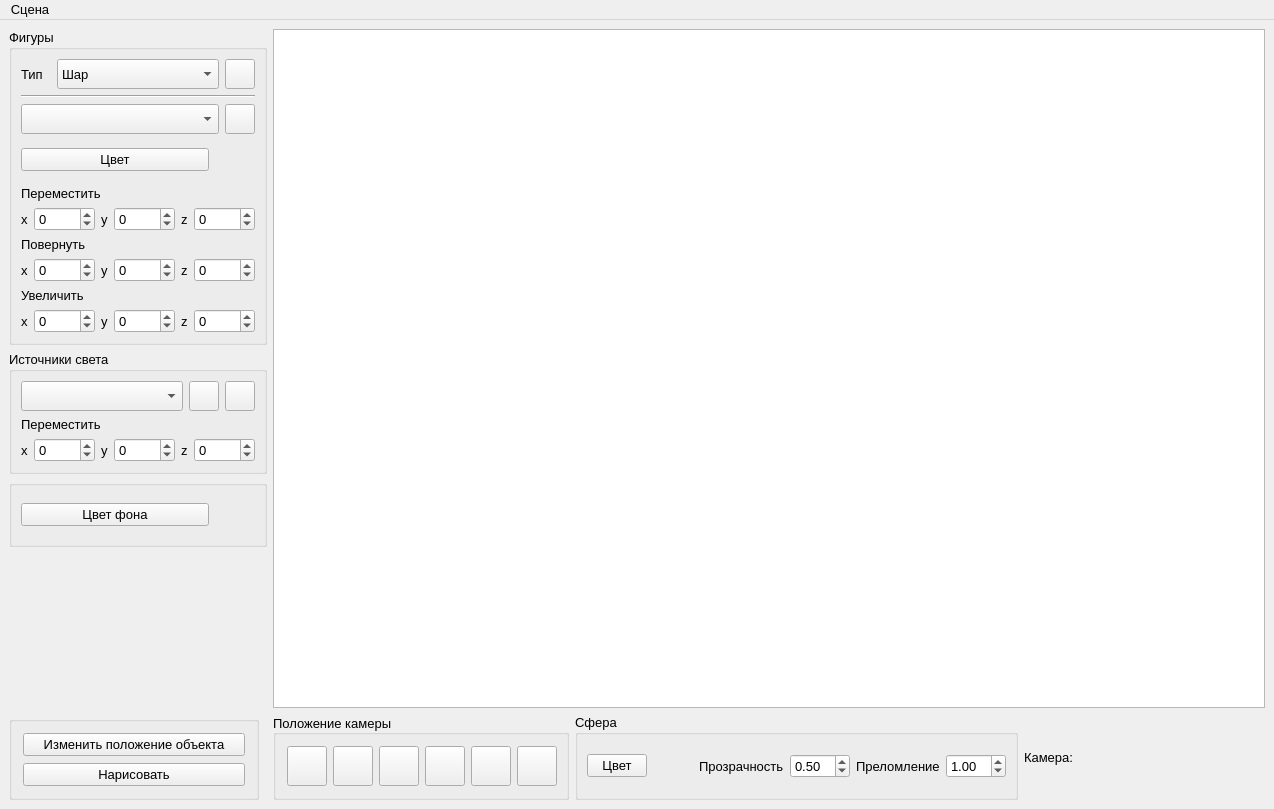
<?xml version="1.0" encoding="UTF-8"?>
<ui version="4.0">
 <class>MainWindow</class>
 <widget class="QMainWindow" name="MainWindow">
  <property name="geometry">
   <rect>
    <x>0</x>
    <y>0</y>
    <width>1274</width>
    <height>809</height>
   </rect>
  </property>
  <property name="font">
   <font>
    <pointsize>10</pointsize>
   </font>
  </property>
  <property name="windowTitle">
   <string>Трассировка лучей</string>
  </property>
  <property name="windowIcon">
   <iconset resource="icons.qrc">
    <normaloff>:/icon/icons/icons8-sphere-60.png</normaloff>:/icon/icons/icons8-sphere-60.png</iconset>
  </property>
  <widget class="QWidget" name="centralwidget">
   <layout class="QGridLayout" name="gridLayout">
    <item row="0" column="0" rowspan="2">
     <layout class="QVBoxLayout" name="verticalLayout_4">
      <item>
       <widget class="QGroupBox" name="groupBox_4">
        <property name="title">
         <string>Фигуры</string>
        </property>
        <layout class="QVBoxLayout" name="verticalLayout_3">
         <item>
          <layout class="QHBoxLayout" name="horizontalLayout_3">
           <item>
            <widget class="QLabel" name="label_7">
             <property name="minimumSize">
              <size>
               <width>0</width>
               <height>0</height>
              </size>
             </property>
             <property name="maximumSize">
              <size>
               <width>30</width>
               <height>16777215</height>
              </size>
             </property>
             <property name="text">
              <string>Тип</string>
             </property>
            </widget>
           </item>
           <item>
            <widget class="QComboBox" name="cB_figType">
             <property name="minimumSize">
              <size>
               <width>0</width>
               <height>30</height>
              </size>
             </property>
             <item>
              <property name="text">
               <string>Шар</string>
              </property>
             </item>
             <item>
              <property name="text">
               <string>3-уг. пирамида</string>
              </property>
             </item>
             <item>
              <property name="text">
               <string>4-уг. пирамида</string>
              </property>
             </item>
             <item>
              <property name="text">
               <string>3-уг. призма</string>
              </property>
             </item>
             <item>
              <property name="text">
               <string>4-уг. призма</string>
              </property>
             </item>
             <item>
              <property name="text">
               <string>5-уг. призма</string>
              </property>
             </item>
             <item>
              <property name="text">
               <string>6-уг. призма</string>
              </property>
             </item>
             <item>
              <property name="text">
               <string>7-уг. призма</string>
              </property>
             </item>
             <item>
              <property name="text">
               <string>8-уг. призма</string>
              </property>
             </item>
            </widget>
           </item>
           <item>
            <widget class="QPushButton" name="pB_figAdd">
             <property name="minimumSize">
              <size>
               <width>30</width>
               <height>30</height>
              </size>
             </property>
             <property name="maximumSize">
              <size>
               <width>30</width>
               <height>30</height>
              </size>
             </property>
             <property name="text">
              <string/>
             </property>
             <property name="icon">
              <iconset resource="icons.qrc">
               <normaloff>:/icon/icons/free-icon-plus-sign-8113168.png</normaloff>:/icon/icons/free-icon-plus-sign-8113168.png</iconset>
             </property>
             <property name="iconSize">
              <size>
               <width>30</width>
               <height>30</height>
              </size>
             </property>
            </widget>
           </item>
          </layout>
         </item>
         <item>
          <widget class="Line" name="line">
           <property name="orientation">
            <enum>Qt::Horizontal</enum>
           </property>
          </widget>
         </item>
         <item>
          <layout class="QHBoxLayout" name="horizontalLayout_22">
           <item>
            <widget class="QComboBox" name="cB_figAll">
             <property name="minimumSize">
              <size>
               <width>0</width>
               <height>30</height>
              </size>
             </property>
            </widget>
           </item>
           <item>
            <widget class="QPushButton" name="pB_figDel">
             <property name="minimumSize">
              <size>
               <width>30</width>
               <height>30</height>
              </size>
             </property>
             <property name="maximumSize">
              <size>
               <width>30</width>
               <height>30</height>
              </size>
             </property>
             <property name="text">
              <string/>
             </property>
             <property name="icon">
              <iconset resource="icons.qrc">
               <normaloff>:/icon/icons/minus-sign.png</normaloff>:/icon/icons/minus-sign.png</iconset>
             </property>
             <property name="iconSize">
              <size>
               <width>20</width>
               <height>40</height>
              </size>
             </property>
            </widget>
           </item>
          </layout>
         </item>
         <item>
          <layout class="QHBoxLayout" name="horizontalLayout_23">
           <item>
            <widget class="QPushButton" name="pB_figColor">
             <property name="maximumSize">
              <size>
               <width>16777215</width>
               <height>16777215</height>
              </size>
             </property>
             <property name="text">
              <string>Цвет</string>
             </property>
            </widget>
           </item>
           <item>
            <widget class="QLabel" name="lbl_figColor">
             <property name="minimumSize">
              <size>
               <width>40</width>
               <height>40</height>
              </size>
             </property>
             <property name="maximumSize">
              <size>
               <width>40</width>
               <height>16777215</height>
              </size>
             </property>
             <property name="text">
              <string/>
             </property>
            </widget>
           </item>
          </layout>
         </item>
         <item>
          <widget class="QLabel" name="label_8">
           <property name="text">
            <string>Переместить</string>
           </property>
          </widget>
         </item>
         <item>
          <layout class="QHBoxLayout" name="horizontalLayout_10">
           <item>
            <layout class="QHBoxLayout" name="horizontalLayout_11">
             <item>
              <widget class="QLabel" name="label_9">
               <property name="text">
                <string>x</string>
               </property>
              </widget>
             </item>
             <item>
              <widget class="QSpinBox" name="sB_figMoveX">
               <property name="minimum">
                <number>-1000</number>
               </property>
               <property name="maximum">
                <number>1000</number>
               </property>
              </widget>
             </item>
            </layout>
           </item>
           <item>
            <layout class="QHBoxLayout" name="horizontalLayout_12">
             <item>
              <widget class="QLabel" name="label_10">
               <property name="text">
                <string>y</string>
               </property>
              </widget>
             </item>
             <item>
              <widget class="QSpinBox" name="sB_figMoveY">
               <property name="minimum">
                <number>-1000</number>
               </property>
               <property name="maximum">
                <number>1000</number>
               </property>
              </widget>
             </item>
            </layout>
           </item>
           <item>
            <layout class="QHBoxLayout" name="horizontalLayout_13">
             <item>
              <widget class="QLabel" name="label_11">
               <property name="text">
                <string>z</string>
               </property>
              </widget>
             </item>
             <item>
              <widget class="QSpinBox" name="sB_figMoveZ">
               <property name="minimum">
                <number>-1000</number>
               </property>
               <property name="maximum">
                <number>1000</number>
               </property>
              </widget>
             </item>
            </layout>
           </item>
          </layout>
         </item>
         <item>
          <widget class="QLabel" name="label_12">
           <property name="text">
            <string>Повернуть</string>
           </property>
          </widget>
         </item>
         <item>
          <layout class="QHBoxLayout" name="horizontalLayout_14">
           <item>
            <layout class="QHBoxLayout" name="horizontalLayout_15">
             <item>
              <widget class="QLabel" name="label_13">
               <property name="text">
                <string>x</string>
               </property>
              </widget>
             </item>
             <item>
              <widget class="QSpinBox" name="sB_figRotateX">
               <property name="minimum">
                <number>-1000</number>
               </property>
               <property name="maximum">
                <number>1000</number>
               </property>
              </widget>
             </item>
            </layout>
           </item>
           <item>
            <layout class="QHBoxLayout" name="horizontalLayout_16">
             <item>
              <widget class="QLabel" name="label_14">
               <property name="text">
                <string>y</string>
               </property>
              </widget>
             </item>
             <item>
              <widget class="QSpinBox" name="sB_figRotateY">
               <property name="minimum">
                <number>-1000</number>
               </property>
               <property name="maximum">
                <number>1000</number>
               </property>
              </widget>
             </item>
            </layout>
           </item>
           <item>
            <layout class="QHBoxLayout" name="horizontalLayout_17">
             <item>
              <widget class="QLabel" name="label_15">
               <property name="text">
                <string>z</string>
               </property>
              </widget>
             </item>
             <item>
              <widget class="QSpinBox" name="sB_figRotateZ">
               <property name="minimum">
                <number>-1000</number>
               </property>
               <property name="maximum">
                <number>1000</number>
               </property>
              </widget>
             </item>
            </layout>
           </item>
          </layout>
         </item>
         <item>
          <widget class="QLabel" name="label_19">
           <property name="text">
            <string>Увеличить</string>
           </property>
          </widget>
         </item>
         <item>
          <layout class="QHBoxLayout" name="horizontalLayout_18">
           <item>
            <layout class="QHBoxLayout" name="horizontalLayout_19">
             <item>
              <widget class="QLabel" name="label_16">
               <property name="text">
                <string>x</string>
               </property>
              </widget>
             </item>
             <item>
              <widget class="QSpinBox" name="sB_figScaleX">
               <property name="minimum">
                <number>-1000</number>
               </property>
               <property name="maximum">
                <number>1000</number>
               </property>
              </widget>
             </item>
            </layout>
           </item>
           <item>
            <layout class="QHBoxLayout" name="horizontalLayout_20">
             <item>
              <widget class="QLabel" name="label_17">
               <property name="text">
                <string>y</string>
               </property>
              </widget>
             </item>
             <item>
              <widget class="QSpinBox" name="sB_figScaleY">
               <property name="minimum">
                <number>-1000</number>
               </property>
               <property name="maximum">
                <number>1000</number>
               </property>
              </widget>
             </item>
            </layout>
           </item>
           <item>
            <layout class="QHBoxLayout" name="horizontalLayout_21">
             <item>
              <widget class="QLabel" name="label_18">
               <property name="text">
                <string>z</string>
               </property>
              </widget>
             </item>
             <item>
              <widget class="QSpinBox" name="sB_figScaleZ">
               <property name="minimum">
                <number>-1000</number>
               </property>
               <property name="maximum">
                <number>1000</number>
               </property>
              </widget>
             </item>
            </layout>
           </item>
          </layout>
         </item>
        </layout>
       </widget>
      </item>
      <item>
       <widget class="QGroupBox" name="groupBox_3">
        <property name="title">
         <string>Источники света</string>
        </property>
        <layout class="QVBoxLayout" name="verticalLayout">
         <item>
          <layout class="QHBoxLayout" name="horizontalLayout_5">
           <item>
            <widget class="QComboBox" name="cB_lightAll">
             <property name="minimumSize">
              <size>
               <width>0</width>
               <height>30</height>
              </size>
             </property>
            </widget>
           </item>
           <item>
            <widget class="QPushButton" name="pB_lightAdd">
             <property name="minimumSize">
              <size>
               <width>30</width>
               <height>30</height>
              </size>
             </property>
             <property name="maximumSize">
              <size>
               <width>30</width>
               <height>30</height>
              </size>
             </property>
             <property name="text">
              <string/>
             </property>
             <property name="icon">
              <iconset resource="icons.qrc">
               <normaloff>:/icon/icons/free-icon-plus-sign-8113168.png</normaloff>:/icon/icons/free-icon-plus-sign-8113168.png</iconset>
             </property>
             <property name="iconSize">
              <size>
               <width>30</width>
               <height>30</height>
              </size>
             </property>
            </widget>
           </item>
           <item>
            <widget class="QPushButton" name="pB_lightDel">
             <property name="minimumSize">
              <size>
               <width>30</width>
               <height>30</height>
              </size>
             </property>
             <property name="maximumSize">
              <size>
               <width>30</width>
               <height>30</height>
              </size>
             </property>
             <property name="text">
              <string/>
             </property>
             <property name="icon">
              <iconset resource="icons.qrc">
               <normaloff>:/icon/icons/minus-sign.png</normaloff>:/icon/icons/minus-sign.png</iconset>
             </property>
             <property name="iconSize">
              <size>
               <width>20</width>
               <height>40</height>
              </size>
             </property>
            </widget>
           </item>
          </layout>
         </item>
         <item>
          <widget class="QLabel" name="label_3">
           <property name="text">
            <string>Переместить</string>
           </property>
          </widget>
         </item>
         <item>
          <layout class="QHBoxLayout" name="horizontalLayout_9">
           <item>
            <layout class="QHBoxLayout" name="horizontalLayout_4">
             <item>
              <widget class="QLabel" name="label_4">
               <property name="text">
                <string>x</string>
               </property>
              </widget>
             </item>
             <item>
              <widget class="QSpinBox" name="sB_lightMoveX">
               <property name="minimum">
                <number>-1000</number>
               </property>
               <property name="maximum">
                <number>1000</number>
               </property>
              </widget>
             </item>
            </layout>
           </item>
           <item>
            <layout class="QHBoxLayout" name="horizontalLayout_7">
             <item>
              <widget class="QLabel" name="label_5">
               <property name="text">
                <string>y</string>
               </property>
              </widget>
             </item>
             <item>
              <widget class="QSpinBox" name="sB_lightMoveY">
               <property name="minimum">
                <number>-1000</number>
               </property>
               <property name="maximum">
                <number>1000</number>
               </property>
              </widget>
             </item>
            </layout>
           </item>
           <item>
            <layout class="QHBoxLayout" name="horizontalLayout_6">
             <item>
              <widget class="QLabel" name="label_6">
               <property name="text">
                <string>z</string>
               </property>
              </widget>
             </item>
             <item>
              <widget class="QSpinBox" name="sB_lightMoveZ">
               <property name="minimum">
                <number>-1000</number>
               </property>
               <property name="maximum">
                <number>1000</number>
               </property>
              </widget>
             </item>
            </layout>
           </item>
          </layout>
         </item>
        </layout>
       </widget>
      </item>
      <item>
       <widget class="QGroupBox" name="groupBox_6">
        <property name="title">
         <string/>
        </property>
        <property name="flat">
         <bool>true</bool>
        </property>
        <layout class="QHBoxLayout" name="horizontalLayout_24">
         <item>
          <widget class="QPushButton" name="pB_backgroundColor">
           <property name="font">
            <font>
             <pointsize>10</pointsize>
            </font>
           </property>
           <property name="mouseTracking">
            <bool>false</bool>
           </property>
           <property name="styleSheet">
            <string notr="true"/>
           </property>
           <property name="text">
            <string>Цвет фона</string>
           </property>
          </widget>
         </item>
         <item>
          <widget class="QLabel" name="lbl_backgroundColor">
           <property name="minimumSize">
            <size>
             <width>40</width>
             <height>40</height>
            </size>
           </property>
           <property name="maximumSize">
            <size>
             <width>40</width>
             <height>16777215</height>
            </size>
           </property>
           <property name="text">
            <string/>
           </property>
          </widget>
         </item>
        </layout>
       </widget>
      </item>
      <item>
       <spacer name="verticalSpacer">
        <property name="orientation">
         <enum>Qt::Vertical</enum>
        </property>
        <property name="sizeHint" stdset="0">
         <size>
          <width>20</width>
          <height>40</height>
         </size>
        </property>
       </spacer>
      </item>
      <item>
       <widget class="QGroupBox" name="groupBox_5">
        <property name="minimumSize">
         <size>
          <width>0</width>
          <height>0</height>
         </size>
        </property>
        <property name="maximumSize">
         <size>
          <width>250</width>
          <height>16777215</height>
         </size>
        </property>
        <property name="title">
         <string/>
        </property>
        <property name="flat">
         <bool>true</bool>
        </property>
        <layout class="QVBoxLayout" name="verticalLayout_2">
         <property name="spacing">
          <number>7</number>
         </property>
         <property name="leftMargin">
          <number>11</number>
         </property>
         <property name="topMargin">
          <number>11</number>
         </property>
         <property name="rightMargin">
          <number>11</number>
         </property>
         <property name="bottomMargin">
          <number>11</number>
         </property>
         <item>
          <widget class="QPushButton" name="pushButton">
           <property name="text">
            <string>Изменить положение объекта</string>
           </property>
          </widget>
         </item>
         <item>
          <widget class="QPushButton" name="pB_draw">
           <property name="maximumSize">
            <size>
             <width>16777215</width>
             <height>16777215</height>
            </size>
           </property>
           <property name="text">
            <string>Нарисовать</string>
           </property>
          </widget>
         </item>
        </layout>
       </widget>
      </item>
     </layout>
    </item>
    <item row="0" column="1">
     <widget class="QGraphicsView" name="graphicsView">
      <property name="verticalScrollBarPolicy">
       <enum>Qt::ScrollBarAlwaysOff</enum>
      </property>
      <property name="horizontalScrollBarPolicy">
       <enum>Qt::ScrollBarAlwaysOff</enum>
      </property>
     </widget>
    </item>
    <item row="1" column="1">
     <layout class="QHBoxLayout" name="horizontalLayout_25">
      <item>
       <widget class="QGroupBox" name="groupBox_2">
        <property name="title">
         <string>Положение камеры</string>
        </property>
        <property name="alignment">
         <set>Qt::AlignLeading|Qt::AlignLeft|Qt::AlignVCenter</set>
        </property>
        <property name="flat">
         <bool>false</bool>
        </property>
        <property name="checkable">
         <bool>false</bool>
        </property>
        <layout class="QHBoxLayout" name="horizontalLayout_2">
         <property name="leftMargin">
          <number>11</number>
         </property>
         <property name="topMargin">
          <number>11</number>
         </property>
         <property name="bottomMargin">
          <number>11</number>
         </property>
         <item>
          <widget class="QPushButton" name="pB_cameraLeft">
           <property name="minimumSize">
            <size>
             <width>40</width>
             <height>40</height>
            </size>
           </property>
           <property name="maximumSize">
            <size>
             <width>40</width>
             <height>40</height>
            </size>
           </property>
           <property name="mouseTracking">
            <bool>true</bool>
           </property>
           <property name="text">
            <string/>
           </property>
           <property name="icon">
            <iconset resource="icons.qrc">
             <normaloff>:/icon/icons/free-icon-arrow-3634118 (1).png</normaloff>:/icon/icons/free-icon-arrow-3634118 (1).png</iconset>
           </property>
           <property name="iconSize">
            <size>
             <width>30</width>
             <height>30</height>
            </size>
           </property>
          </widget>
         </item>
         <item>
          <widget class="QPushButton" name="pB_cameraUp">
           <property name="minimumSize">
            <size>
             <width>40</width>
             <height>40</height>
            </size>
           </property>
           <property name="maximumSize">
            <size>
             <width>40</width>
             <height>40</height>
            </size>
           </property>
           <property name="text">
            <string/>
           </property>
           <property name="icon">
            <iconset resource="icons.qrc">
             <normaloff>:/icon/icons/free-icon-arrow-3634356.png</normaloff>:/icon/icons/free-icon-arrow-3634356.png</iconset>
           </property>
           <property name="iconSize">
            <size>
             <width>30</width>
             <height>30</height>
            </size>
           </property>
          </widget>
         </item>
         <item>
          <widget class="QPushButton" name="pB_cameraDown">
           <property name="minimumSize">
            <size>
             <width>40</width>
             <height>40</height>
            </size>
           </property>
           <property name="maximumSize">
            <size>
             <width>40</width>
             <height>40</height>
            </size>
           </property>
           <property name="text">
            <string/>
           </property>
           <property name="icon">
            <iconset resource="icons.qrc">
             <normaloff>:/icon/icons/free-icon-arrow-3634054.png</normaloff>:/icon/icons/free-icon-arrow-3634054.png</iconset>
           </property>
           <property name="iconSize">
            <size>
             <width>30</width>
             <height>30</height>
            </size>
           </property>
          </widget>
         </item>
         <item>
          <widget class="QPushButton" name="pB_cameraRight">
           <property name="minimumSize">
            <size>
             <width>40</width>
             <height>40</height>
            </size>
           </property>
           <property name="maximumSize">
            <size>
             <width>40</width>
             <height>40</height>
            </size>
           </property>
           <property name="text">
            <string/>
           </property>
           <property name="icon">
            <iconset resource="icons.qrc">
             <normaloff>:/icon/icons/free-icon-arrow-3634190.png</normaloff>:/icon/icons/free-icon-arrow-3634190.png</iconset>
           </property>
           <property name="iconSize">
            <size>
             <width>30</width>
             <height>30</height>
            </size>
           </property>
          </widget>
         </item>
         <item>
          <widget class="QPushButton" name="pB_cameraZoomPlus">
           <property name="minimumSize">
            <size>
             <width>40</width>
             <height>40</height>
            </size>
           </property>
           <property name="maximumSize">
            <size>
             <width>40</width>
             <height>40</height>
            </size>
           </property>
           <property name="text">
            <string/>
           </property>
           <property name="icon">
            <iconset resource="icons.qrc">
             <normaloff>:/icon/icons/free-icon-plus-sign-8113168.png</normaloff>:/icon/icons/free-icon-plus-sign-8113168.png</iconset>
           </property>
           <property name="iconSize">
            <size>
             <width>30</width>
             <height>30</height>
            </size>
           </property>
          </widget>
         </item>
         <item>
          <widget class="QPushButton" name="pB_cameraZoomMinus">
           <property name="minimumSize">
            <size>
             <width>40</width>
             <height>40</height>
            </size>
           </property>
           <property name="maximumSize">
            <size>
             <width>40</width>
             <height>40</height>
            </size>
           </property>
           <property name="text">
            <string/>
           </property>
           <property name="icon">
            <iconset resource="icons.qrc">
             <normaloff>:/icon/icons/minus-sign.png</normaloff>:/icon/icons/minus-sign.png</iconset>
           </property>
           <property name="iconSize">
            <size>
             <width>30</width>
             <height>30</height>
            </size>
           </property>
          </widget>
         </item>
        </layout>
       </widget>
      </item>
      <item>
       <widget class="QGroupBox" name="groupBox">
        <property name="title">
         <string>Сфера</string>
        </property>
        <layout class="QHBoxLayout" name="horizontalLayout">
         <property name="topMargin">
          <number>11</number>
         </property>
         <property name="bottomMargin">
          <number>11</number>
         </property>
         <item>
          <widget class="QPushButton" name="pB_sphereColor">
           <property name="maximumSize">
            <size>
             <width>60</width>
             <height>16777215</height>
            </size>
           </property>
           <property name="text">
            <string>Цвет</string>
           </property>
          </widget>
         </item>
         <item>
          <widget class="QLabel" name="lbl_sphereColor">
           <property name="minimumSize">
            <size>
             <width>40</width>
             <height>40</height>
            </size>
           </property>
           <property name="maximumSize">
            <size>
             <width>40</width>
             <height>16777215</height>
            </size>
           </property>
           <property name="text">
            <string/>
           </property>
          </widget>
         </item>
         <item>
          <widget class="QLabel" name="label">
           <property name="text">
            <string>Прозрачность</string>
           </property>
          </widget>
         </item>
         <item>
          <widget class="QDoubleSpinBox" name="dSB_sphereTransparency">
           <property name="maximum">
            <double>99.000000000000000</double>
           </property>
           <property name="singleStep">
            <double>0.010000000000000</double>
           </property>
           <property name="value">
            <double>0.500000000000000</double>
           </property>
          </widget>
         </item>
         <item>
          <widget class="QLabel" name="label_2">
           <property name="text">
            <string>Преломление</string>
           </property>
          </widget>
         </item>
         <item>
          <widget class="QDoubleSpinBox" name="dSB_sphereReflection">
           <property name="singleStep">
            <double>0.010000000000000</double>
           </property>
           <property name="value">
            <double>1.000000000000000</double>
           </property>
          </widget>
         </item>
        </layout>
       </widget>
      </item>
      <item>
       <widget class="QLabel" name="label_pos">
        <property name="text">
         <string>Камера:</string>
        </property>
       </widget>
      </item>
      <item>
       <spacer name="horizontalSpacer">
        <property name="orientation">
         <enum>Qt::Horizontal</enum>
        </property>
        <property name="sizeHint" stdset="0">
         <size>
          <width>40</width>
          <height>20</height>
         </size>
        </property>
       </spacer>
      </item>
     </layout>
    </item>
   </layout>
  </widget>
  <widget class="QMenuBar" name="menubar">
   <property name="geometry">
    <rect>
     <x>0</x>
     <y>0</y>
     <width>1274</width>
     <height>28</height>
    </rect>
   </property>
   <widget class="QMenu" name="menu">
    <property name="title">
     <string>Сцена</string>
    </property>
    <addaction name="actionLoadScene"/>
    <addaction name="actionCaveScene"/>
   </widget>
   <addaction name="menu"/>
  </widget>
  <action name="actionLoadScene">
   <property name="text">
    <string>Загрузить</string>
   </property>
  </action>
  <action name="actionCaveScene">
   <property name="text">
    <string>Сохранить</string>
   </property>
  </action>
 </widget>
 <resources>
  <include location="icons.qrc"/>
 </resources>
 <connections/>
</ui>
